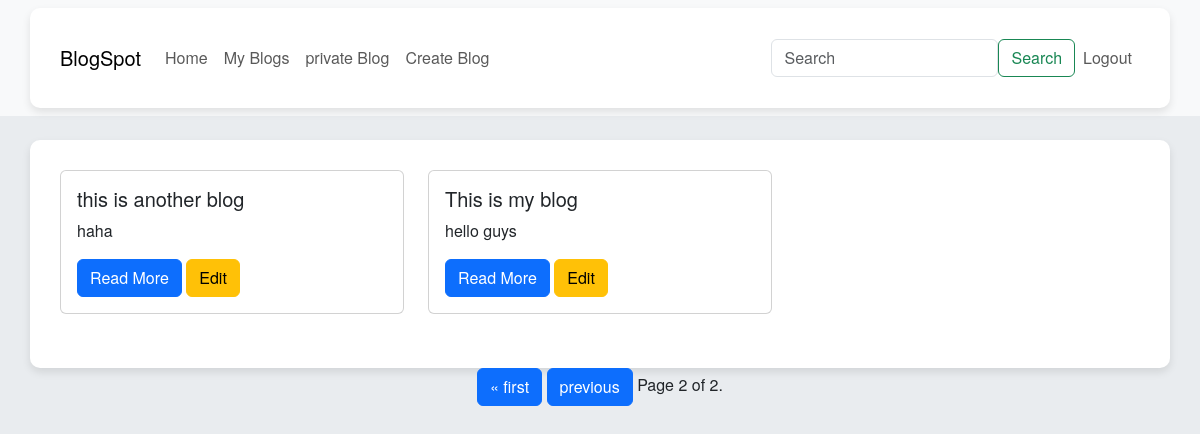
The page /?page=2 (signed in) on the database its author committed.
### blog/models.py (models this page shows, shortened)
class Createblog(models.Model):
    user = models.ForeignKey(Bloguser, on_delete= models.CASCADE, related_name= 'user')
    title = models.TextField(max_length=256)
    description = models.TextField()
    blog_img = models.ImageField(upload_to='media/', blank=True)
    published_on = models.DateField(default= timezone.now)
    edited_on = models.DateField(default=timezone.now)
    BLOG_CHOICES = (
        ('P', 'Private'),
        ('S', 'Public'),
    )
    blog_type = models.CharField(max_length=20, default= "S", choices=BLOG_CHOICES)

### blog/views.py (the view)
# urls.py: path('', index, name = "index"),
def index(request):
    blogs = Createblog.objects.filter(blog_type= 'S')[::-1]
    paginator = Paginator(blogs, 3)
    page_number = request.GET.get("page")
    page_obj = paginator.get_page(page_number)
    return render(request, 'index.html', {"blogs":blogs, "page_obj":page_obj,})

### blog/templates/index.html (shortened to what this page needs)
<!DOCTYPE html>
<html lang="en">
<head>
    {% load bootstrap5 %}
    {% bootstrap_css %}
</head>
<body>
    <nav class="navbar navbar-expand-lg navbar-light bg-light">
       <div class="container">
        <a class="navbar-brand" href="{% url 'index' %}">BlogSpot</a>
        <div class="collapse navbar-collapse" id="navbarSupportedContent">
            <ul class="navbar-nav mr-auto">
                <li class="nav-item active">
                    <a class="nav-link" href="{% url 'index' %}">Home</a>
                </li>
                {% if user.is_authenticated %}
                <li class="nav-item">
                    <a class="nav-link" href="{% url 'myblog' %}">My Blogs</a>
                </li>
                <li class="nav-item">
                    <a class="nav-link" href="{% url 'privateblog' %}">private Blog</a>
                </li>
                <li class="nav-item">
                    <a class="nav-link" href="{% url 'newblog' %}">Create Blog</a>
                </li>
            </div>
                <form method="POST" action="{% url 'individual' %}" class="form-inline d-flex my-2 my-lg-0">
                    <input class="form-control mr-sm-2" type="search" name="search_item" placeholder="Search" aria-label="Search">
                    <button class="btn btn-outline-success my-2 my-sm-0" style="display: inline-block; margin-top: 8px;"  type="submit">Search</button>
                </form>
                <li class="nav-item navbar-nav mr-auto">
                    <a class="nav-link" href="{% url 'logout' %}">Logout</a>
                </li>
                {% else %}
                <li class="nav-item navbar-nav mr-auto">
                    <a class="nav-link" href="{% url 'login' %}">Login</a>
                </li>
                {% endif %}
        </div>
    </nav>
    {% if user.is_authenticated %}
    <div class="container mt-4">
        <div class="row">
            {% for blog in page_obj %}
            <div class="col-md-4 mb-4">
                <div class="card">
                    <div class="card-body">
                        <h5 class="card-title">{{ blog.title }}</h5>
                        <p class="card-text">{{ blog.description|truncatewords:15 }}</p>
                        <a href="{% url 'details' blog.pk %}" class="btn btn-primary">Read More</a>
                        {% if blog.user == user %}
                        <a href="{% url 'edit' blog.pk %}" class="btn btn-warning">Edit</a>
                        {% endif %}
                    </div>
                </div>
            </div>
            {% endfor %}
        </div>
    </div>
    <div class="pagination d-flex justify-content-center">
        <span class="step-links">
            {% if page_obj.has_previous %}
            <a href="?page=1" class="btn btn-primary">&laquo; first</a>
            <a href="?page={{ page_obj.previous_page_number }}" class="btn btn-primary">previous</a>
            {% endif %}
            <span class="current">
                Page {{ page_obj.number }} of {{ page_obj.paginator.num_pages }}.
            </span>
        </span>
    </div>
    {% endif %}
</body>
</html>

### blog/templates/index.html (style rules this page uses)
body { background-color: #e9ecef; font-family: 'Helvetica Neue', Arial, sans-serif; }
nav { background-color: #e9ecef; font-family: 'Helvetica Neue', Arial, sans-serif; }
.container { background: #ffffff; border-radius: 10px; padding: 30px; box-shadow: 0 4px 8px rgba(0, 0, 0, 0.1); }

### rows shown on the page
Createblog: title "this is another blog", description "haha", shows "Edit"
Createblog: title "This is my blog", description "hello guys", shows "Edit"

### other values the page prints
{{ page_obj.number }} "2"
{{ page_obj.paginator.num_pages }} "2"
